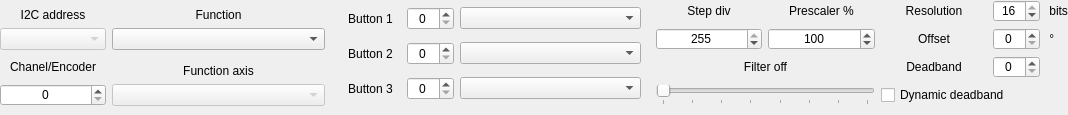
<?xml version="1.0" encoding="UTF-8"?>
<ui version="4.0">
 <class>AxesExtended</class>
 <widget class="QWidget" name="AxesExtended">
  <property name="geometry">
   <rect>
    <x>0</x>
    <y>0</y>
    <width>1068</width>
    <height>115</height>
   </rect>
  </property>
  <property name="minimumSize">
   <size>
    <width>0</width>
    <height>115</height>
   </size>
  </property>
  <property name="maximumSize">
   <size>
    <width>16777215</width>
    <height>115</height>
   </size>
  </property>
  <property name="windowTitle">
   <string>Form</string>
  </property>
  <layout class="QVBoxLayout" name="verticalLayout" stretch="0">
   <property name="spacing">
    <number>6</number>
   </property>
   <property name="leftMargin">
    <number>0</number>
   </property>
   <property name="topMargin">
    <number>0</number>
   </property>
   <property name="rightMargin">
    <number>0</number>
   </property>
   <property name="bottomMargin">
    <number>9</number>
   </property>
   <item>
    <widget class="QFrame" name="frame">
     <property name="frameShape">
      <enum>QFrame::NoFrame</enum>
     </property>
     <property name="frameShadow">
      <enum>QFrame::Plain</enum>
     </property>
     <layout class="QGridLayout" name="layoutG_AxisExtend" columnstretch="1,2,3,1,1,1,0,0" columnminimumwidth="95,0,0,0,0,0,0,0">
      <property name="leftMargin">
       <number>0</number>
      </property>
      <property name="topMargin">
       <number>0</number>
      </property>
      <property name="rightMargin">
       <number>0</number>
      </property>
      <property name="bottomMargin">
       <number>0</number>
      </property>
      <item row="2" column="0">
       <widget class="QLabel" name="text_chanelEncoder">
        <property name="text">
         <string>Chanel/Encoder</string>
        </property>
        <property name="alignment">
         <set>Qt::AlignCenter</set>
        </property>
       </widget>
      </item>
      <item row="1" column="1">
       <widget class="CenteredCBox" name="comboBox_Function"/>
      </item>
      <item row="2" column="1">
       <widget class="QLabel" name="text_axisSource2">
        <property name="sizePolicy">
         <sizepolicy hsizetype="Preferred" vsizetype="Preferred">
          <horstretch>0</horstretch>
          <verstretch>0</verstretch>
         </sizepolicy>
        </property>
        <property name="text">
         <string>Function axis</string>
        </property>
        <property name="alignment">
         <set>Qt::AlignBottom|Qt::AlignHCenter</set>
        </property>
       </widget>
      </item>
      <item row="3" column="1">
       <widget class="CenteredCBox" name="comboBox_AxisSource2">
        <property name="enabled">
         <bool>false</bool>
        </property>
       </widget>
      </item>
      <item row="0" column="4">
       <widget class="QLabel" name="text_prescaler">
        <property name="text">
         <string>Prescaler %</string>
        </property>
        <property name="alignment">
         <set>Qt::AlignCenter</set>
        </property>
       </widget>
      </item>
      <item row="0" column="5">
       <widget class="QLabel" name="text_resolution">
        <property name="text">
         <string>Resolution</string>
        </property>
        <property name="alignment">
         <set>Qt::AlignCenter</set>
        </property>
       </widget>
      </item>
      <item row="1" column="0">
       <widget class="CenteredCBox" name="comboBox_I2cAddress">
        <property name="enabled">
         <bool>false</bool>
        </property>
        <property name="styleSheet">
         <string notr="true"/>
        </property>
        <property name="currentText">
         <string/>
        </property>
       </widget>
      </item>
      <item row="3" column="0">
       <widget class="QSpinBox" name="spinBox_ChanelEncoder">
        <property name="sizePolicy">
         <sizepolicy hsizetype="Minimum" vsizetype="Fixed">
          <horstretch>0</horstretch>
          <verstretch>0</verstretch>
         </sizepolicy>
        </property>
        <property name="alignment">
         <set>Qt::AlignCenter</set>
        </property>
        <property name="correctionMode">
         <enum>QAbstractSpinBox::CorrectToNearestValue</enum>
        </property>
        <property name="maximum">
         <number>15</number>
        </property>
       </widget>
      </item>
      <item row="0" column="2" rowspan="4">
       <widget class="QFrame" name="frame_10">
        <property name="frameShape">
         <enum>QFrame::NoFrame</enum>
        </property>
        <property name="frameShadow">
         <enum>QFrame::Raised</enum>
        </property>
        <layout class="QGridLayout" name="gridLayout" columnstretch="1,0,3">
         <property name="leftMargin">
          <number>9</number>
         </property>
         <property name="topMargin">
          <number>1</number>
         </property>
         <property name="rightMargin">
          <number>9</number>
         </property>
         <property name="bottomMargin">
          <number>0</number>
         </property>
         <item row="1" column="1">
          <widget class="QSpinBox" name="spinBox_Button2">
           <property name="sizePolicy">
            <sizepolicy hsizetype="Fixed" vsizetype="Fixed">
             <horstretch>0</horstretch>
             <verstretch>0</verstretch>
            </sizepolicy>
           </property>
           <property name="alignment">
            <set>Qt::AlignCenter</set>
           </property>
           <property name="correctionMode">
            <enum>QAbstractSpinBox::CorrectToNearestValue</enum>
           </property>
           <property name="maximum">
            <number>128</number>
           </property>
          </widget>
         </item>
         <item row="2" column="0">
          <widget class="QLabel" name="text_button3">
           <property name="text">
            <string>Button 3</string>
           </property>
           <property name="alignment">
            <set>Qt::AlignCenter</set>
           </property>
          </widget>
         </item>
         <item row="1" column="2">
          <widget class="CenteredCBox" name="comboBox_Button2"/>
         </item>
         <item row="0" column="1">
          <widget class="QSpinBox" name="spinBox_Button1">
           <property name="sizePolicy">
            <sizepolicy hsizetype="Fixed" vsizetype="Fixed">
             <horstretch>0</horstretch>
             <verstretch>0</verstretch>
            </sizepolicy>
           </property>
           <property name="alignment">
            <set>Qt::AlignCenter</set>
           </property>
           <property name="correctionMode">
            <enum>QAbstractSpinBox::CorrectToNearestValue</enum>
           </property>
           <property name="maximum">
            <number>128</number>
           </property>
          </widget>
         </item>
         <item row="1" column="0">
          <widget class="QLabel" name="text_button2">
           <property name="text">
            <string>Button 2</string>
           </property>
           <property name="alignment">
            <set>Qt::AlignCenter</set>
           </property>
          </widget>
         </item>
         <item row="2" column="2">
          <widget class="CenteredCBox" name="comboBox_Button3"/>
         </item>
         <item row="0" column="0">
          <widget class="QLabel" name="text_button1">
           <property name="text">
            <string>Button 1</string>
           </property>
           <property name="alignment">
            <set>Qt::AlignCenter</set>
           </property>
          </widget>
         </item>
         <item row="2" column="1">
          <widget class="QSpinBox" name="spinBox_Button3">
           <property name="sizePolicy">
            <sizepolicy hsizetype="Fixed" vsizetype="Fixed">
             <horstretch>0</horstretch>
             <verstretch>0</verstretch>
            </sizepolicy>
           </property>
           <property name="alignment">
            <set>Qt::AlignCenter</set>
           </property>
           <property name="correctionMode">
            <enum>QAbstractSpinBox::CorrectToNearestValue</enum>
           </property>
           <property name="maximum">
            <number>128</number>
           </property>
          </widget>
         </item>
         <item row="0" column="2">
          <widget class="CenteredCBox" name="comboBox_Button1">
           <property name="currentIndex">
            <number>-1</number>
           </property>
          </widget>
         </item>
        </layout>
       </widget>
      </item>
      <item row="1" column="4">
       <widget class="QSpinBox" name="spinBox_Prescaler">
        <property name="sizePolicy">
         <sizepolicy hsizetype="Minimum" vsizetype="Fixed">
          <horstretch>0</horstretch>
          <verstretch>0</verstretch>
         </sizepolicy>
        </property>
        <property name="alignment">
         <set>Qt::AlignCenter</set>
        </property>
        <property name="correctionMode">
         <enum>QAbstractSpinBox::CorrectToNearestValue</enum>
        </property>
        <property name="maximum">
         <number>255</number>
        </property>
        <property name="value">
         <number>100</number>
        </property>
       </widget>
      </item>
      <item row="2" column="3" colspan="2">
       <widget class="QLabel" name="label_Filter">
        <property name="minimumSize">
         <size>
          <width>35</width>
          <height>0</height>
         </size>
        </property>
        <property name="text">
         <string>Filter off</string>
        </property>
        <property name="alignment">
         <set>Qt::AlignCenter</set>
        </property>
       </widget>
      </item>
      <item row="0" column="1">
       <widget class="QLabel" name="text_function">
        <property name="sizePolicy">
         <sizepolicy hsizetype="Preferred" vsizetype="Preferred">
          <horstretch>0</horstretch>
          <verstretch>0</verstretch>
         </sizepolicy>
        </property>
        <property name="text">
         <string>Function</string>
        </property>
        <property name="alignment">
         <set>Qt::AlignBottom|Qt::AlignHCenter</set>
        </property>
       </widget>
      </item>
      <item row="0" column="3">
       <widget class="QLabel" name="text_stepDiv">
        <property name="text">
         <string>Step div</string>
        </property>
        <property name="alignment">
         <set>Qt::AlignCenter</set>
        </property>
       </widget>
      </item>
      <item row="1" column="3">
       <widget class="QSpinBox" name="spinBox_StepDiv">
        <property name="sizePolicy">
         <sizepolicy hsizetype="Minimum" vsizetype="Fixed">
          <horstretch>0</horstretch>
          <verstretch>0</verstretch>
         </sizepolicy>
        </property>
        <property name="alignment">
         <set>Qt::AlignCenter</set>
        </property>
        <property name="correctionMode">
         <enum>QAbstractSpinBox::CorrectToNearestValue</enum>
        </property>
        <property name="maximum">
         <number>255</number>
        </property>
        <property name="value">
         <number>255</number>
        </property>
       </widget>
      </item>
      <item row="0" column="0">
       <widget class="QLabel" name="text_i2cAddress">
        <property name="sizePolicy">
         <sizepolicy hsizetype="Preferred" vsizetype="Preferred">
          <horstretch>0</horstretch>
          <verstretch>0</verstretch>
         </sizepolicy>
        </property>
        <property name="text">
         <string>I2C address</string>
        </property>
        <property name="alignment">
         <set>Qt::AlignBottom|Qt::AlignHCenter</set>
        </property>
       </widget>
      </item>
      <item row="0" column="6">
       <widget class="QSpinBox" name="spinBox_Resolution">
        <property name="alignment">
         <set>Qt::AlignCenter</set>
        </property>
        <property name="correctionMode">
         <enum>QAbstractSpinBox::CorrectToNearestValue</enum>
        </property>
        <property name="minimum">
         <number>1</number>
        </property>
        <property name="maximum">
         <number>16</number>
        </property>
        <property name="value">
         <number>16</number>
        </property>
       </widget>
      </item>
      <item row="0" column="7">
       <widget class="QLabel" name="text_bits">
        <property name="text">
         <string> bits</string>
        </property>
       </widget>
      </item>
      <item row="1" column="5">
       <widget class="QLabel" name="text_offset">
        <property name="text">
         <string>Offset</string>
        </property>
        <property name="alignment">
         <set>Qt::AlignCenter</set>
        </property>
       </widget>
      </item>
      <item row="1" column="6">
       <widget class="QSpinBox" name="spinBox_Offset">
        <property name="alignment">
         <set>Qt::AlignCenter</set>
        </property>
        <property name="correctionMode">
         <enum>QAbstractSpinBox::CorrectToNearestValue</enum>
        </property>
        <property name="maximum">
         <number>360</number>
        </property>
        <property name="singleStep">
         <number>15</number>
        </property>
       </widget>
      </item>
      <item row="1" column="7">
       <widget class="QLabel" name="text_angle">
        <property name="text">
         <string notr="true"> °</string>
        </property>
       </widget>
      </item>
      <item row="3" column="3" colspan="2">
       <widget class="QSlider" name="sliderH_Filter">
        <property name="maximum">
         <number>7</number>
        </property>
        <property name="pageStep">
         <number>1</number>
        </property>
        <property name="orientation">
         <enum>Qt::Horizontal</enum>
        </property>
        <property name="tickPosition">
         <enum>QSlider::TicksBelow</enum>
        </property>
       </widget>
      </item>
      <item row="2" column="6">
       <widget class="QSpinBox" name="spinBox_Deadband">
        <property name="alignment">
         <set>Qt::AlignCenter</set>
        </property>
        <property name="correctionMode">
         <enum>QAbstractSpinBox::CorrectToNearestValue</enum>
        </property>
        <property name="maximum">
         <number>127</number>
        </property>
       </widget>
      </item>
      <item row="2" column="5">
       <widget class="QLabel" name="text_deadband">
        <property name="text">
         <string>Deadband</string>
        </property>
        <property name="alignment">
         <set>Qt::AlignCenter</set>
        </property>
       </widget>
      </item>
      <item row="3" column="5" colspan="3">
       <widget class="QCheckBox" name="checkBox_DynDeadband">
        <property name="text">
         <string>Dynamic deadband</string>
        </property>
       </widget>
      </item>
     </layout>
    </widget>
   </item>
  </layout>
 </widget>
 <customwidgets>
  <customwidget>
   <class>CenteredCBox</class>
   <extends>QComboBox</extends>
   <header>centered_cbox.h</header>
  </customwidget>
 </customwidgets>
 <resources/>
 <connections/>
</ui>
